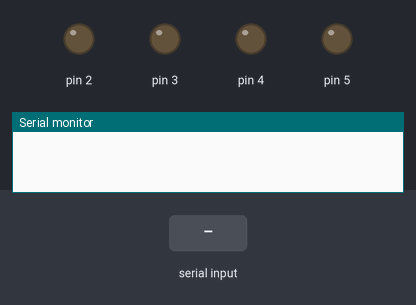
A sketch run on a simulated Arduino Uno, built with avr-gcc and run on an emulated ATmega328P. Parts: output pins drawn as LEDs (lit = HIGH), the last lines printed to the serial monitor. Inputs (shaded band) come from the test bench.

Above: at 1.2 s.
1.3 s: "90,45\n" received over Serial
At 3.3 s:
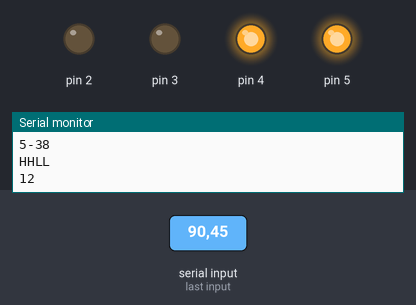
4.3 s: "4\n" received over Serial
At 5.0 s:
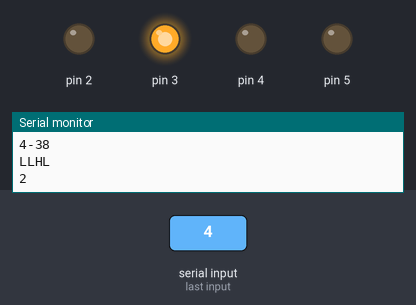
6.2 s: "30,150\n" received over Serial
At 7.0 s:
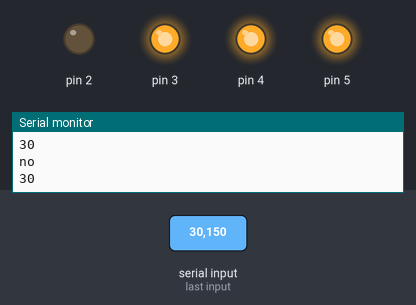
9.2 s: "200\n" received over Serial
At 10.2 s:
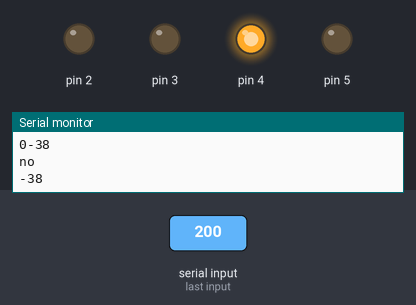
10.8 s: "90\n" received over Serial
At 11.7 s:
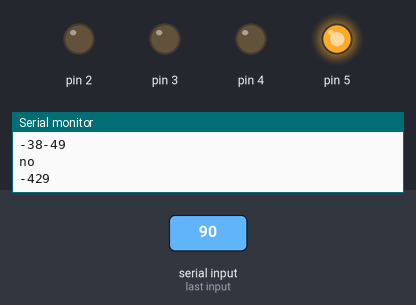
12.9 s: "0\n" received over Serial
At 14.6 s:
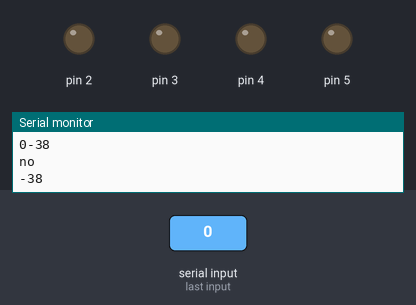
Timing chart, 0 to 15.8 s (numbered marks = the images above; inputs shaded):
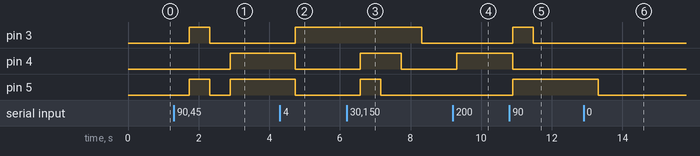

Measured:
- after the input at 1.3 s, pin 3: LOW → HIGH after 0.43 s, → LOW 0.58 s later; pin 4: LOW → HIGH after 1.6 s; pin 5: LOW → HIGH after 0.43 s, → LOW 0.58 s later, → HIGH 0.58 s later
- after the input at 4.3 s, pin 3: LOW → HIGH after 0.43 s; pin 4, pin 5: HIGH → LOW after 0.43 s
- after the input at 6.2 s, pin 3: HIGH → LOW after 2.1 s; pin 4: LOW → HIGH after 0.37 s, → LOW 1.2 s later; pin 5: LOW → HIGH after 0.37 s, → LOW 0.58 s later
- after the input at 9.2 s, pin 4: LOW → HIGH after 0.11 s
- after the input at 10.8 s, pin 3: LOW → HIGH after 0.10 s, → LOW 0.58 s later; pin 4: HIGH → LOW after 0.10 s; pin 5: LOW → HIGH after 0.10 s
- after the input at 12.9 s, pin 5: HIGH → LOW after 0.42 s

The sketch:

DecToBin_BT.ino
```cpp
/*
   ENVIO Y RECEPCION DE DATOS MEDIANTE BT - ARDUINO
   El numero 3 es mi favorito :)
   Mediante una aplicacion Android (BlueTooth Serial Controller), configurada segun la necesidad del programa
   se envia un numero (de 0 a 15) y este es convertido a binario naturar de 4 bits ("000" - "1111"). El numero binario
   es mostrado en leds; tambien se visualiza el estado actual de los leds en la aplicacion Android (H = '1', L = '0')

   Para estudiantes de Programacion I - EIE FIA UES
*/
int ledArray[4];
int numeroSerial[2] = {0, 0}; //se reciben 2 numeros (en codigo ASCII) de la aplicacion Android
int numero;
char* bin[4]; //notar que es CHAR*!!!

void setup() {
  // put your setup code here, to run once:
  Serial.begin(9600);
  for (int i = 0; i <= 3; i++) {
    ledArray[i] = i + 2;
    pinMode(ledArray[i], OUTPUT);
  }//Se inicializa el arreglo de leds en modo de salida.
}

void loop() {
  // put your main code here, to run repeatedly:
  if (Serial.available() > 0) { //Para la recepcion serial
    for (int i = 0; i <= 1; i++) {
      numeroSerial[i] = Serial.read() - 48; // se resta 48 porque se recibe un ascii (revisar codigo ascii para lo que se necesite)
      Serial.print(numeroSerial[i]); // muestra lo que se recibe
      if (i == 1) {
        Serial.println();
      }
    }
    numero = numeroSerial[0] * 10 + numeroSerial[1]; //se convierte de un vector de 2 numeros enteros a un solo numero
    convToBin(numero); //funcion para convertir a binario natural de 4 bits
    delay(100);
    Serial.println(numero);
    delay(10);
  }
  delay(420); // no tiene nada que ver con sustancias ilicitas :)
}

//Funcion para convertir numero base decimal (0 - 15) a binario natural de 4 bits ("0000" - "1111")
void convToBin(int N) {
  int n = 4; //en lo que iba probando para arreglar uno errores puse esto y ya no quiero tocar mas el codigo :)
  int N_bin[n]; //pero aqui si es necesario ese n = 4
  char* bin[n];
  switch (N) { // switch-case puede ahorrar ciertas operaciones :)
    case 0: bin[n] = "LLLL"; break;
    case 1: bin[n] = "LLLH"; break;
    case 2: bin[n] = "LLHL"; break;
    case 3: bin[n] = "LLHH"; break;
    case 4: bin[n] = "LHLL"; break;
    case 5: bin[n] = "LHLH"; break;
    case 6: bin[n] = "LHHL"; break;
    case 7: bin[n] = "LHHH"; break;
    case 8: bin[n] = "HLLL"; break;
    case 9: bin[n] = "HLLH"; break;
    case 10: bin[n] = "HLHL"; break;
    case 11: bin[n] = "HLHH"; break;
    case 12: bin[n] = "HHLL"; break;
    case 13: bin[n] = "HHLH"; break;
    case 14: bin[n] = "HHHL"; break;
    case 15: bin[n] = "HHHH"; break;
    default: Serial.println("no"); break;
  }
  Serial.println(bin[n]);
  delay(50);
  //este for() es para converir N (base 10) a binario natural)
  for (int i = 0; i <= n - 1; i++) {
    N_bin[i] =  N % 2;
    N = N / 2;
  }
  //Aca se enciende los leds segun corresponda (H = '1'; L = '0')
  for (int i = 0; i < 4; i++) {
    if (N_bin[i] == 0) {
      digitalWrite(ledArray[i], LOW);
    } else if (N_bin[i] == 1) {
      digitalWrite(ledArray[i], HIGH);
    }
  }
}
```
